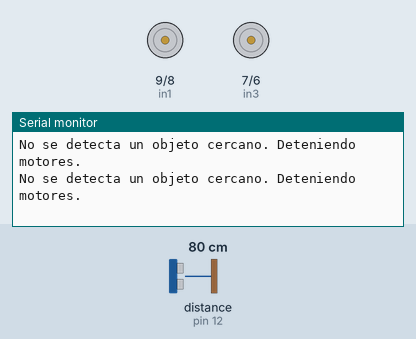
This sketch was run on a simulated Arduino Uno, built with avr-gcc and run on an emulated ATmega328P. Shown: motor-driver pin pairs drawn as motors (green arrow = first pin HIGH = forward, orange = second pin HIGH = backward, longer = more drive, scaled by the enable pin), the last lines printed to the serial monitor. Wiring (inferred from the names in the program): ultrasonic range finder: trigger pin 11; echo pin 12. The test bench sets the inputs (shaded band); at power-on: distance to the obstacle (sensor on pin 12) 80 cm. The echo pulse lasts 58.3 µs per cm.

Above: at 2.2 s.
2.3 s: distance to the obstacle (sensor on pin 12) set to 7 cm
5.3 s: distance to the obstacle (sensor on pin 12) set to 4 cm
At 5.39 s:
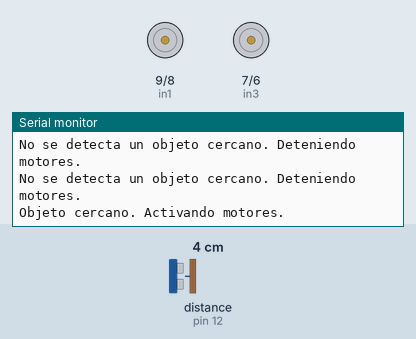
6.8 s: distance to the obstacle (sensor on pin 12) set to 9 cm
At 6.95 s:
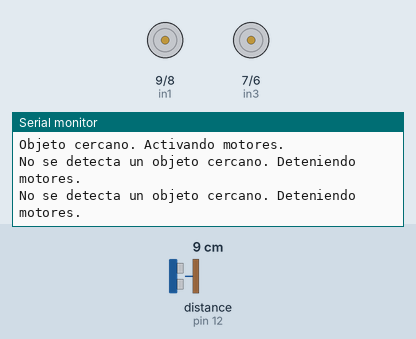

The sketch:

Arroyo-PFPP.ino
```cpp
// Pines de señales PWM
const int ena = 10;
const int enb = 5;

// Pines de control de dirección
const int in1 = 9;
const int in2 = 8;
const int in3 = 7;
const int in4 = 6;

// Pines del sensor ultrasónico HC-SR04
const int triggerPin = 11;
const int echoPin = 12;

// Distancia de activación en centímetros
const int distanciaActivacion = 5;  // Cambiado a 5 cm

void setup() {
  Serial.begin(9600);
  pinMode(ena, OUTPUT);
  pinMode(enb, OUTPUT);
  pinMode(in1, OUTPUT);
  pinMode(in2, OUTPUT);
  pinMode(in3, OUTPUT);
  pinMode(in4, OUTPUT);
  pinMode(triggerPin, OUTPUT);
  pinMode(echoPin, INPUT);
  detenerMotores();
  delay(1000);
}

void detenerMotores() {
  digitalWrite(ena, LOW);
  digitalWrite(enb, LOW);
  digitalWrite(in1, LOW);
  digitalWrite(in2, LOW);
  digitalWrite(in3, LOW);
  digitalWrite(in4, LOW);
}

int medirDistancia() {
  digitalWrite(triggerPin, LOW);
  delayMicroseconds(2);
  digitalWrite(triggerPin, HIGH);
  delayMicroseconds(10);
  digitalWrite(triggerPin, LOW);
  return pulseIn(echoPin, HIGH) * 0.034 / 2;
}

void controlarVelocidad() {
  if (Serial.available() > 0) {
    int velocidad = Serial.parseInt();
    analogWrite(ena, velocidad);
    analogWrite(enb, velocidad);
  }
}

void loop() {
  int distancia = medirDistancia();

  if (distancia < distanciaActivacion) {
    Serial.println(F("Objeto cercano. Activando motores."));

    digitalWrite(in1, HIGH);
    digitalWrite(in2, LOW);
    digitalWrite(in3, HIGH);
    digitalWrite(in4, LOW);

    controlarVelocidad();  // Añadido: Controlar velocidad desde Python
  } else {
    Serial.println(F("No se detecta un objeto cercano. Deteniendo motores."));
    detenerMotores();
  }
}
```

Measured:
- the behaviour switches between 6 and 5 cm on distance to the obstacle (sensor on pin 12) (found by bisection; images 0 and 1)
- after the input at 5.3 s, the serial monitor: prints a new line after 0.09 s (image 1)
